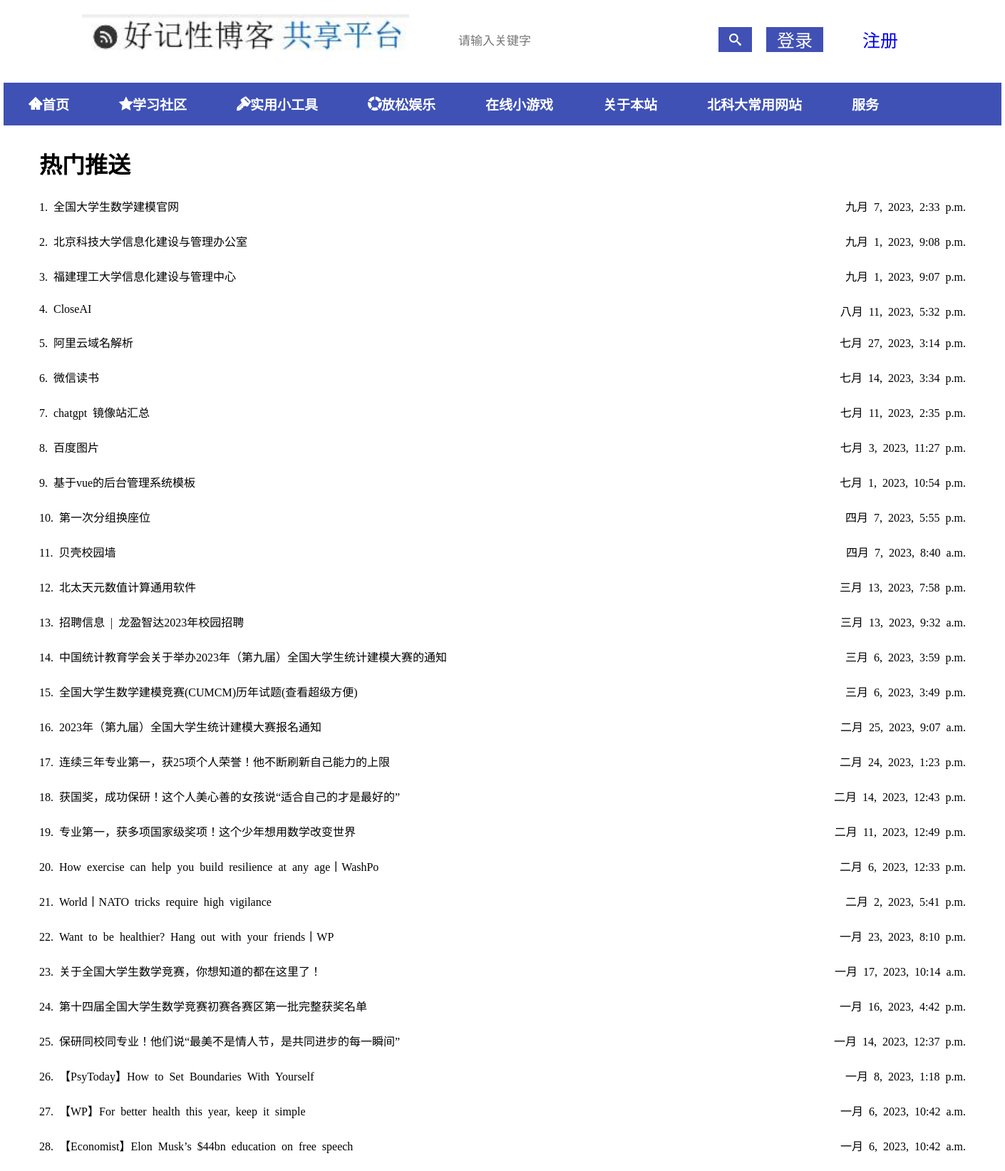
/show/more/hots/ (upper part), run on the app's committed database.
### article/models.py (models this page shows)
class Link(models.Model):
    title=models.CharField(max_length=60,verbose_name="标题")
    link=models.CharField(max_length=255,verbose_name="链接")
    kind_choices=(
        (1,"精彩推荐"),
        (2,"热门看点"),
        (3,"知识分享"),
    )
    kind=models.SmallIntegerField(verbose_name="分类",choices=kind_choices)
    create_time = models.DateTimeField(verbose_name="创建时间", auto_now_add=True)

### article/views.py (the view)
# urls.py: path('show/more/hots/',views.get_more_hots,name="get_more_hots"),
def get_more_hots(requests):
    type = requests.GET.get('type')
    nodes = Link.objects.filter(kind=2, ).order_by("-create_time")
    title = "热门推送"
    if type == "recs":
        nodes = Link.objects.filter(kind=1, ).order_by("-create_time")
        title = "精彩推荐"
    if type == "knows":
        nodes = Link.objects.filter(kind=3, ).order_by("-create_time")
        title = "知识分享"
    if type == "articls":
        articles = articles = Article.objects.filter(
            status=1, display=True, publlic=True, ).order_by("-create_time")
        return render(requests, 'list.html', {
            "articles": articles,
        })
    return render(requests, 'list.html', {
        "nodes": nodes,
        "title": title,
    })

### article/templates/list.html (shortened to what this page needs)
{% extends 'base.html' %}
{% block css %}
{% load static %}
<link rel="stylesheet" href="{% static 'css/common.css' %}">
{% endblock %}
{% block content %}
<div class="listcontainer">
    <h1>{{title}}</h1>
    <ul>
        {% if articles %}
        {% for article in articles %}
        <li>
            <a target="_blank" href="/article/?nid={{ article.nid }}">
                <p style="color: black;">
                    <span class="fontweight"> {{ forloop.counter }}. {{article.title}} </span>
                    <span class="fr fontgray"> {{ article.create_time }} </span>
                    <span class="fr fontgray articleuserindex">作者；<strong>{{article.author.username}}</strong> </span>
                    <span class="fr fontgray ">阅读量；<strong>{{article.read_num}}</strong> </span>
                    <span class="fr fontgray" style="padding: 0 30px ;">收藏量；<strong>{{article.love_num }}</strong></span>
                </p>
            </a>
        </li>
        {% endfor %}
        {% else %}
        {% for hot in nodes %}
        <li>
            <a target="_blank" href="{{hot.link}}">
                <p style="color: black;" >{{ forloop.counter}}. {{ hot.title }}
                    <span class="fr fontwegray">{{hot.create_time}}</span>
                </p>
            </a>
        </li>
        {% endfor %}
        {% endif %}
    </ul>
</div>
{% endblock %}

### article/templates/base.html (shortened to what this page needs)
<!DOCTYPE html>
<html lang="en">
<head>
    {% load static %}
    <link rel="stylesheet" href="{% static 'css/common.css' %}">
    {% block css %}
    {% endblock %}
</head>
<body>
    <div class="container">
        {% include 'nav.html' %}
        {% block content %}
        {% endblock %}
    </div>
</body>
</html>

### article/templates/nav.html (shortened to what this page needs)
{% load static %}
<div class="header marginauto">
    <div class="header01 fl">
        <a href="{% url 'index' %}">
            <h1>
                <img class="gray" height="60px" src="{% static 'img/decorate/logo.jpg' %}" alt="">
            </h1>
        </a>
    </div>
    <ul class="fr headernav">
        <li>
            <form method="get" action="{% url 'search' %}">
                <input value="{{q}}" name="q" id="search1" class="input1" type="text" placeholder="请输入关键字">
                <button type="submit" id="searchbutton" class="btn input1">  </button>
            </form>
        </li>
        {% if request.session.info %}
        <li class="user0">
            欢迎 <a class="fontred" href="{% url 'console' %}">{{request.session.info.username}}</a>
        </li>
        <li>
            <a href="{% url 'console' %}">
                <img height="35px" width="35px" id="touxiang0" src="{{ request.session.info.touxiang }}" alt="">
            </a>
        </li>
        <li class="user0">
            <a href="{% url 'logout' %}">退出登录</a>
        </li>
        {% else %}
        <li>
            <a href="{% url 'login' %}" id="login0" class="login1 btn input1">登录</a>
        </li>
        <li>
            <a href="{% url 'register' %}" class="login1 input1">注册</a>
        </li>
        {% endif %}
    </ul>
</div><br>
<div class="container menuDiv">
    <ul>
        <li>
            <a href="{% url 'index' %}">首页</a>
        </li>
        <li>
            <a href="#">学习社区</a>
        </li>
        <li>
            <a href="#">实用小工具</a>
        </li>
        <li>
            <a href="#">放松娱乐</a>
        </li>
        <li>
            <a href="#">在线小游戏</a>
        </li>
        <li>
            <a href="#">关于本站</a>
        </li>
        <li>
            <a href="#">北科大常用网站</a>
        </li>
        <li>
            <a href="#">服务</a>
        </li>
    </ul>
</div>

### article/static/css/common.css (style rules this page uses)
* { padding: 0; margin: 0; border: 0px; box-sizing: border-box; font-family: 'icomoon'; }
a { text-decoration: none; }
.fl { float: left; }
.fr { float: right; }
li { list-style: none; }
.container { width: 1400px; margin: 0 auto; }
.marginauto { margin: 0 auto; }
.header { margin-top: 20px; padding: 0 110px; height: 80px; }
.container::after { content: ""; visibility: hidden; height: 0; display: block; clear: both; }
.header01 img { vertical-align: middle; }
.input1 { height: 35px; outline: none; line-height: 35px; border: 0; display: inline-block; font-size: 17px; padding: 0 15px; }
.btn { background-color: rgb(64, 80, 180); color: white; }
.login1 { margin: 0 20px; font-size: 25px; }
.headernav li { float: left; padding-top: 18px; }
.menuDiv { overflow: hidden; height: 60px; background-color: rgb(63, 81, 181); }
.menuDiv ul, .menuDiv li { float: left; }
.menuDiv>ul>li>a { padding: 0 35px; line-height: 60px; color: #fff; font-size: 19px; font-weight: bold; display: block; }
.listcontainer { padding: 30px 50px; }
.listcontainer ul li { margin: 25px 0; }
button, .btn { cursor: pointer; }

### data on the page
Link: title "全国大学生数学建模官网", create_time "九月 7, 2023, 2:33 p.m."
Link: title "北京科技大学信息化建设与管理办公室", create_time "九月 1, 2023, 9:08 p.m."
Link: title "福建理工大学信息化建设与管理中心", create_time "九月 1, 2023, 9:07 p.m."
Link: title "CloseAI", create_time "八月 11, 2023, 5:32 p.m."
Link: title "阿里云域名解析", create_time "七月 27, 2023, 3:14 p.m."
Link: title "微信读书", create_time "七月 14, 2023, 3:34 p.m."
Link: title "chatgpt 镜像站汇总", create_time "七月 11, 2023, 2:35 p.m."
Link: title "百度图片", create_time "七月 3, 2023, 11:27 p.m."
Link: title "基于vue的后台管理系统模板", create_time "七月 1, 2023, 10:54 p.m."
Link: title "第一次分组换座位", create_time "四月 7, 2023, 5:55 p.m."
Link: title "贝壳校园墙", create_time "四月 7, 2023, 8:40 a.m."
Link: title "北太天元数值计算通用软件", create_time "三月 13, 2023, 7:58 p.m."
Link: title "招聘信息 | 龙盈智达2023年校园招聘", create_time "三月 13, 2023, 9:32 a.m."
Link: title "中国统计教育学会关于举办2023年（第九届）全国大学生统计建模大赛的通知", create_time "三月 6, 2023, 3:59 p.m."
Link: title "全国大学生数学建模竞赛(CUMCM)历年试题(查看超级方便)", create_time "三月 6, 2023, 3:49 p.m."
Link: title "2023年（第九届）全国大学生统计建模大赛报名通知", create_time "二月 25, 2023, 9:07 a.m."
Link: title "连续三年专业第一，获25项个人荣誉！他不断刷新自己能力的上限", create_time "二月 24, 2023, 1:23 p.m."
Link: title "获国奖，成功保研！这个人美心善的女孩说“适合自己的才是最好的”", create_time "二月 14, 2023, 12:43 p.m."
Link: title "专业第一，获多项国家级奖项！这个少年想用数学改变世界", create_time "二月 11, 2023, 12:49 p.m."
Link: title "How exercise can help you build resilience at any age丨WashPo", create_time "二月 6, 2023, 12:33 p.m."
Link: title "World丨NATO tricks require high vigilance", create_time "二月 2, 2023, 5:41 p.m."
Link: title "Want to be healthier? Hang out with your friends丨WP", create_time "一月 23, 2023, 8:10 p.m."
Link: title "关于全国大学生数学竞赛，你想知道的都在这里了！", create_time "一月 17, 2023, 10:14 a.m."
Link: title "第十四届全国大学生数学竞赛初赛各赛区第一批完整获奖名单", create_time "一月 16, 2023, 4:42 p.m."
Link: title "保研同校同专业！他们说“最美不是情人节，是共同进步的每一瞬间”", create_time "一月 14, 2023, 12:37 p.m."
Link: title "【PsyToday】How to Set Boundaries With Yourself", create_time "一月 8, 2023, 1:18 p.m."
Link: title "【WP】For better health this year, keep it simple", create_time "一月 6, 2023, 10:42 a.m."
Link: title "【Economist】Elon Musk’s $44bn education on free speech", create_time "一月 6, 2023, 10:42 a.m."

### other printed values
{{ title }} "热门推送"
